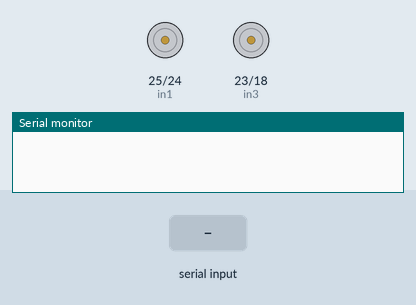
The sketch below on a simulated Arduino Mega 2560, built with avr-gcc and run on an emulated ATmega2560. Parts: motor-driver pin pairs drawn as motors (green arrow = first pin HIGH = forward, orange = second pin HIGH = backward, longer = more drive, scaled by the enable pin), the last lines printed to the serial monitor. The test bench sets the inputs (shaded band).

Above: at 1.2 s.
1.3 s: "pls drive\n" received over Serial
2.8 s: "pls stop\n" received over Serial
4.3 s: "90,45\n" received over Serial
At 5.3 s:
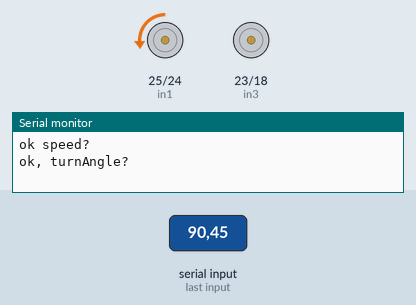
Timing chart, 0 to 7.3 s (numbered marks = the images above; inputs shaded):
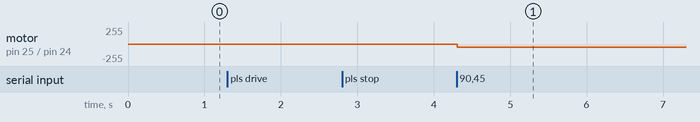

The sketch:

motorDriver.ino
```cpp
int in1 = 25;
int in2 = 24;
int in3 = 23;
int in4 = 18;

int en1 = 12;
int en2 = 16;

String command;
String speed;
String turnAngle;

void setup() {
  pinMode(in1, OUTPUT); // Set pins as outputs
  pinMode(in2, OUTPUT);
  pinMode(in3, OUTPUT);
  pinMode(in4, OUTPUT);
  pinMode(en1, OUTPUT);
  pinMode(en2, OUTPUT);

  analogWrite(en1, 0); // Initially set motor speeds to 0
  analogWrite(en2, 0);

  Serial.begin(9600); // Initialize serial communication
}

void drive(int speed, int turnAngle) {
  int speedL = (speed + turnAngle) / 2;
  int speedR = (speed - turnAngle) / 2;

  // Ensure speedL and speedR are within the valid range
  if (speedL > 100) {
    speedL = 100;
  }
  else if (speedL < -100) {
    speedL = -100;
  }

  if (speedR > 100) {
    speedR = 100;
  }
  else if (speedR < -100) {
    speedR = -100;
  }

  analogWrite(en1, abs(speedL)); // Set motor speeds
  analogWrite(en2, abs(speedR));

  // Set motor directions
  if (speedL > 0) {
    digitalWrite(in1, LOW);
    digitalWrite(in2, HIGH);
  }
  else if (speedL < 0) {
    digitalWrite(in1, HIGH);
    digitalWrite(in2, LOW);
  }
  else {
    digitalWrite(in1, LOW);
    digitalWrite(in2, LOW);
  }

  if (speedR > 0) {
    digitalWrite(in3, LOW);
    digitalWrite(in4, HIGH);
  }
  else if (speedR < 0) {
    digitalWrite(in3, HIGH);
    digitalWrite(in4, LOW);
  }
  else {
    digitalWrite(in3, LOW);
    digitalWrite(in4, LOW);
  }
}

void stop() {
  analogWrite(en1, 0); // Stop the motors
  analogWrite(en2, 0);
  digitalWrite(in1, LOW);
  digitalWrite(in2, LOW);
  digitalWrite(in3, LOW);
  digitalWrite(in4, LOW);
}

void loop() {
  if (Serial.available()) {
    command = Serial.readStringUntil('\n'); // Read a line from serial
    if (command.indexOf("pls stop") != -1) {
      stop();
    }
    else if (command.indexOf("pls drive") != -1) {
      Serial.println("ok speed?"); // Send a response to Raspberry Pi
      while (!Serial.available()) {} // Wait for input from Raspberry Pi
      speed = Serial.readStringUntil('\n'); // Read speed value
      Serial.println("ok, turnAngle?"); // Send another response
      while (!Serial.available()) {} // Wait for input from Raspberry Pi
      turnAngle = Serial.readStringUntil('\n'); // Read turnAngle value

      drive(speed.toInt(), turnAngle.toInt()); // Convert strings to integers and call the drive function
    }
    else {
      Serial.println("huh");
    }
  }
}
```

Measured:
- after the input at 4.3 s, motor on pin 25 (in1) / pin 24 (in2): stopped → backward 45/255 at once
